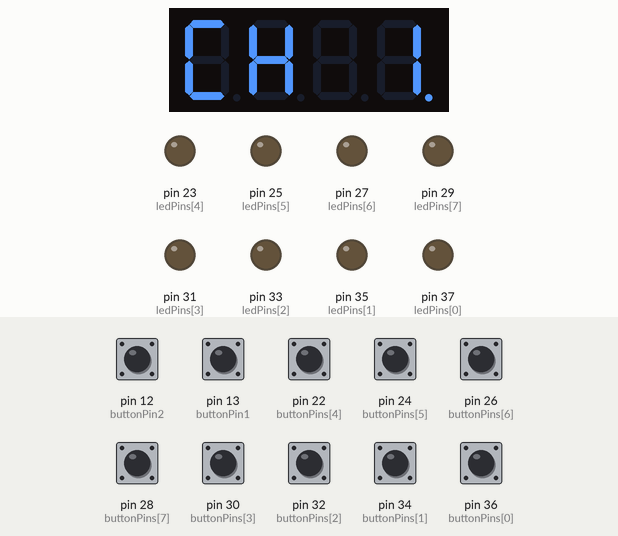
The sketch below on a simulated Arduino Mega 2560, built with avr-gcc and run on an emulated ATmega2560. Shown: 4-digit seven-segment display, output pins drawn as LEDs (lit = HIGH). The test bench sets the inputs (shaded band); at power-on: pin 12 (buttonPin2), pin 13 (buttonPin1), pin 22 (buttonPins[4]), pin 24 (buttonPins[5]), pin 26 (buttonPins[6]), pin 28 (buttonPins[7]), pin 30 (buttonPins[3]), pin 32 (buttonPins[2]), pin 34 (buttonPins[1]), pin 36 (buttonPins[0]) HIGH. MIDI output is not drawn.

Above: at 1.2 s.
1.3 s: pin 22 (buttonPins[4]) pulled LOW for 0.15 s
At 1.38 s:
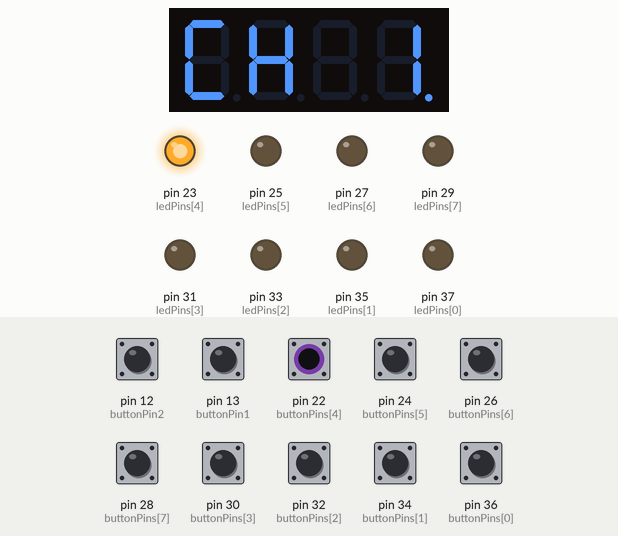
2.9 s: pin 24 (buttonPins[5]) pulled LOW for 0.15 s
At 2.98 s:
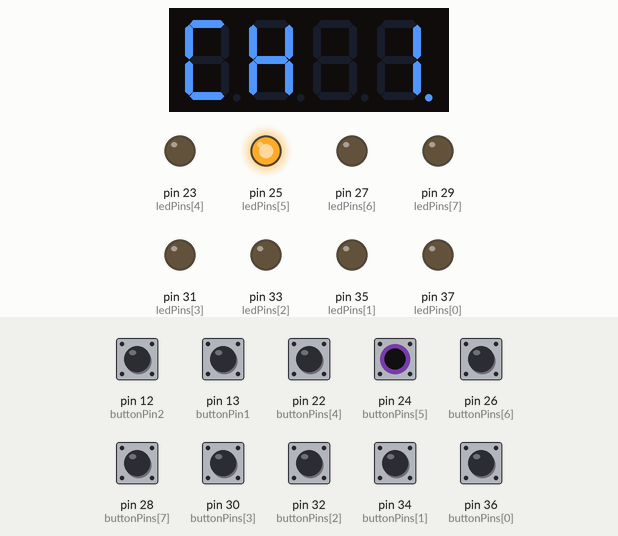
4.5 s: pin 26 (buttonPins[6]) pulled LOW for 0.15 s
At 4.58 s:
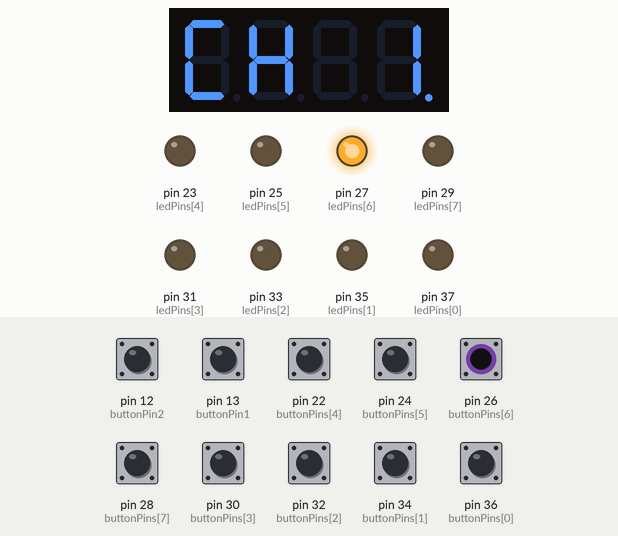
6.1 s: pin 28 (buttonPins[7]) pulled LOW for 0.15 s
At 6.18 s:
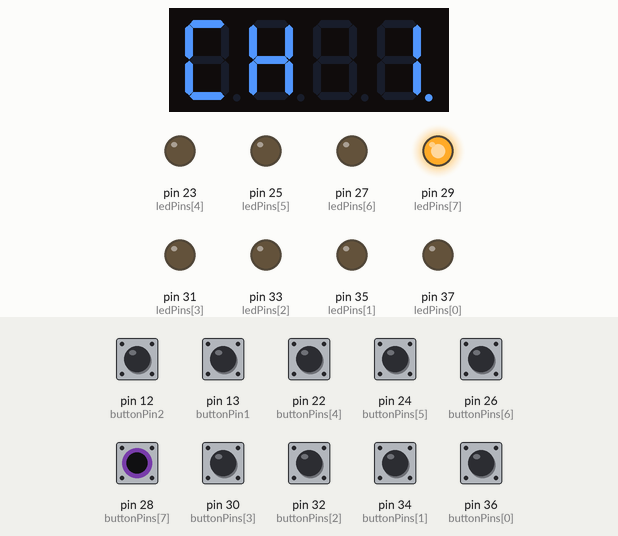
7.7 s: pin 30 (buttonPins[3]) pulled LOW for 0.15 s
At 7.78 s:
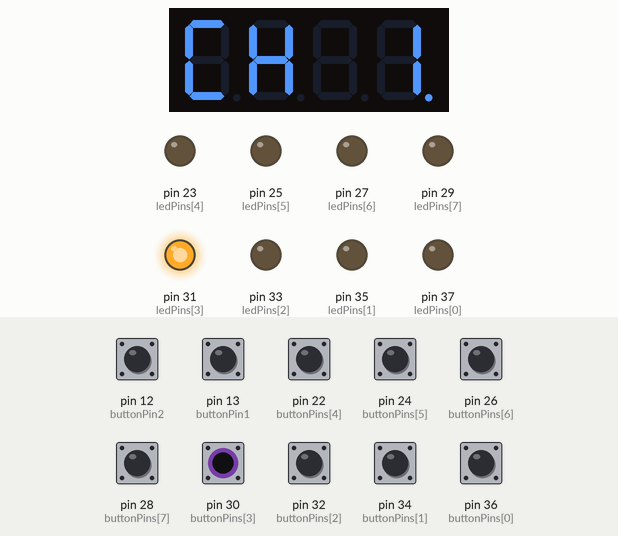
9.3 s: pin 32 (buttonPins[2]) pulled LOW for 0.15 s
At 9.38 s:
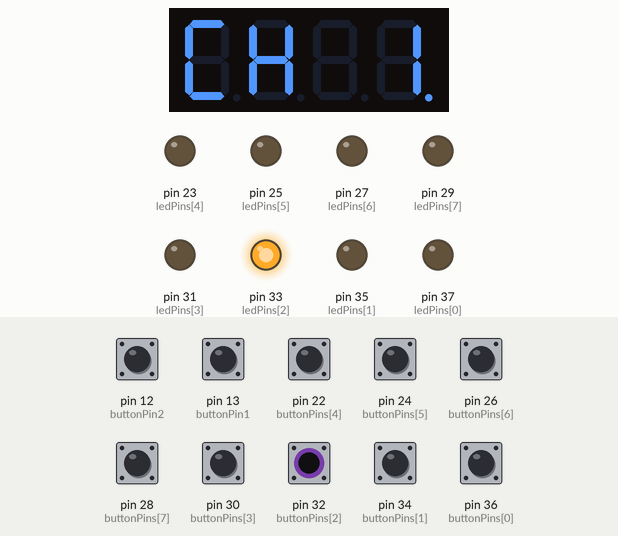
Timing chart, 0 to 11.9 s (numbered marks = the images above; inputs shaded):
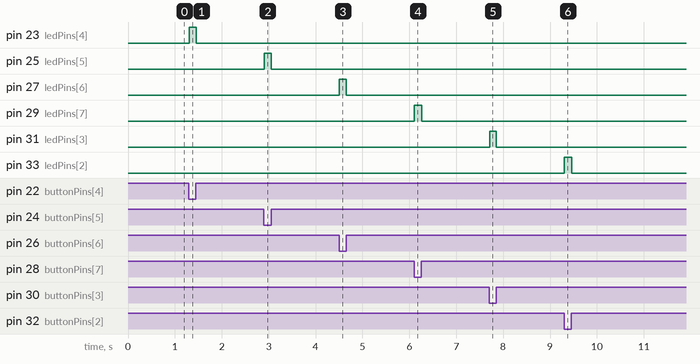

The sketch:

MIDI_Foot_Controller_V4.ino
```cpp
// Revision 26.03.2025

#include <MIDI.h>
#include <TM1637Display.h>
#include <Bounce2.h> // Librería para debounce

MIDI_CREATE_DEFAULT_INSTANCE();

const int ledPins[] = {37, 35, 33, 31, 23, 25, 27, 29};
const int buttonPins[] = {36, 34, 32, 30, 22, 24, 26, 28};
int notes[8] = {0};
int ctrlDefaults[] = {100, 101, 102, 103, 104, 105, 106, 107};
int ctrl[8];

const int buttonPin1 = 13;
const int buttonPin2 = 12;
int midiChannel = 1;
int lastDisplayedChannel = -1;

const byte PIN_CLK = 42;
const byte PIN_DIO = 40;
TM1637Display display(PIN_CLK, PIN_DIO);

const uint8_t CH_SEGMENTS[] = {0b00111001, 0b01110110};  // "C" y "H" en 7 segmentos

// Instancias de Bounce para debounce de botones
Bounce buttonBounce[8];
Bounce button1 = Bounce();
Bounce button2 = Bounce();

void setup() {
    Serial.begin(31250);
    MIDI.begin(1);

    for (int i = 0; i < 8; i++) {
        pinMode(ledPins[i], OUTPUT);
        pinMode(buttonPins[i], INPUT_PULLUP);
        ctrl[i] = ctrlDefaults[i];

        buttonBounce[i].attach(buttonPins[i]);
        buttonBounce[i].interval(10); // 10 ms de debounce

        // 📌 Leer el estado inicial de cada botón
        if (digitalRead(buttonPins[i]) == LOW) { // Activo en LOW
            digitalWrite(ledPins[i], HIGH);
            MIDI.sendControlChange(ctrl[i], 127, midiChannel);
            notes[i] = 1;
        } else {
            digitalWrite(ledPins[i], LOW);
            notes[i] = 0;
        }
    }

    pinMode(buttonPin1, INPUT_PULLUP);
    pinMode(buttonPin2, INPUT_PULLUP);

    button1.attach(buttonPin1);
    button1.interval(20); // 20 ms de debounce

    button2.attach(buttonPin2);
    button2.interval(20); // 20 ms de debounce

    display.setBrightness(7);
    display.setSegments(CH_SEGMENTS, 2, 0); // "CH"
    display.showNumberDecEx(midiChannel, 0b01000000, false, 2, 2);
}

void loop() {
    // Actualiza el estado de los botones con debounce
    for (int i = 0; i < 8; i++) {
        buttonBounce[i].update();
        if (buttonBounce[i].fell()) { // Detecta pulsación
            digitalWrite(ledPins[i], HIGH);
            MIDI.sendControlChange(ctrl[i], 127, midiChannel);
            notes[i] = 1;
        }
        if (buttonBounce[i].rose()) { // Detecta liberación
            digitalWrite(ledPins[i], LOW);
            MIDI.sendControlChange(ctrl[i], 0, midiChannel);
            notes[i] = 0;
        }
    }

    // Actualiza botones de cambio de canal MIDI
    button1.update();
    button2.update();

    if (button1.fell()) { // Botón 1 presionado
        midiChannel++;
        if (midiChannel > 16) midiChannel = 16;
    }

    if (button2.fell()) { // Botón 2 presionado
        midiChannel--;
        if (midiChannel < 1) midiChannel = 1;
    }

    // Actualiza la pantalla solo si el canal cambió
    if (midiChannel != lastDisplayedChannel) {
        display.setSegments(CH_SEGMENTS, 2, 0); // "CH"
        display.showNumberDecEx(midiChannel, 0b01000000, false, 2, 2);
        lastDisplayedChannel = midiChannel;
    }
}
```

Measured:
- after the input at 1.3 s, pin 23 (ledPins[4]): LOW → HIGH at once, → LOW 0.15 s later
- after the input at 2.9 s, pin 25 (ledPins[5]): LOW → HIGH at once, → LOW 0.15 s later
- after the input at 4.5 s, pin 27 (ledPins[6]): LOW → HIGH at once, → LOW 0.15 s later
- after the input at 6.1 s, pin 29 (ledPins[7]): LOW → HIGH at once, → LOW 0.15 s later
- after the input at 7.7 s, pin 31 (ledPins[3]): LOW → HIGH at once, → LOW 0.15 s later
- after the input at 9.3 s, pin 33 (ledPins[2]): LOW → HIGH at once, → LOW 0.15 s later
